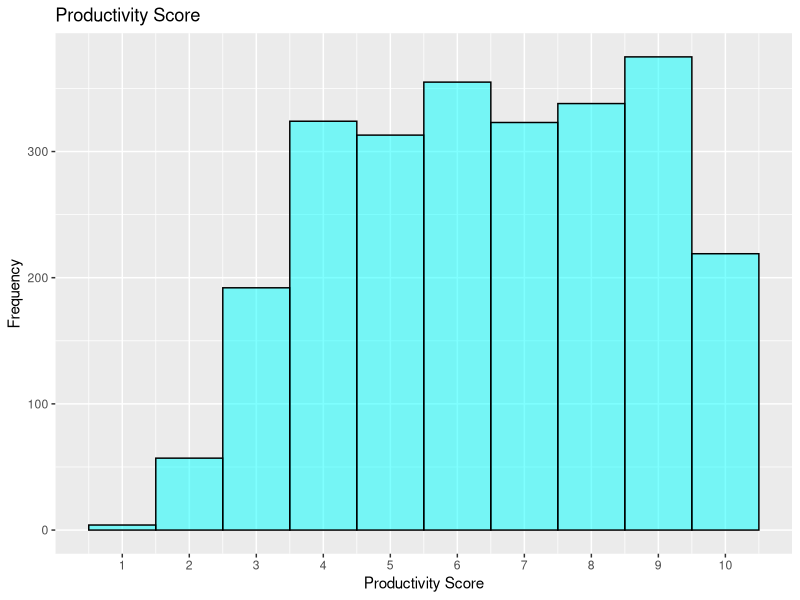
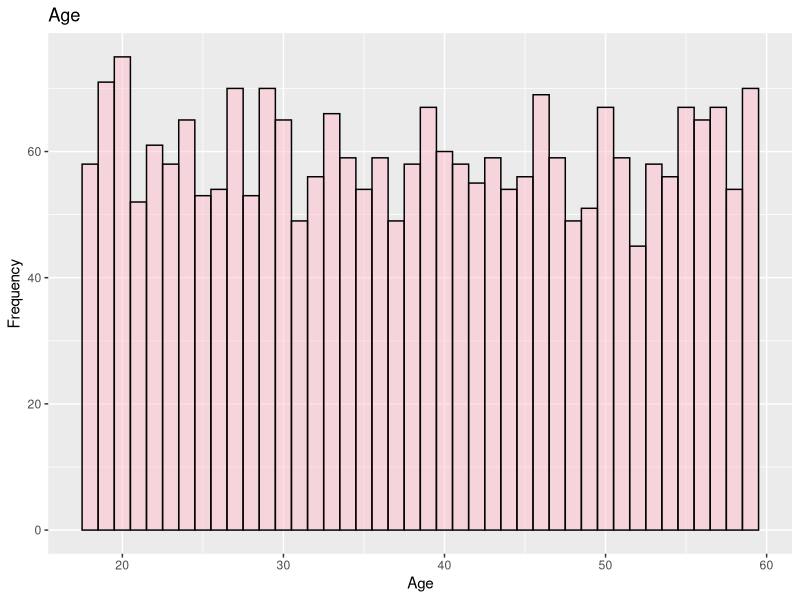
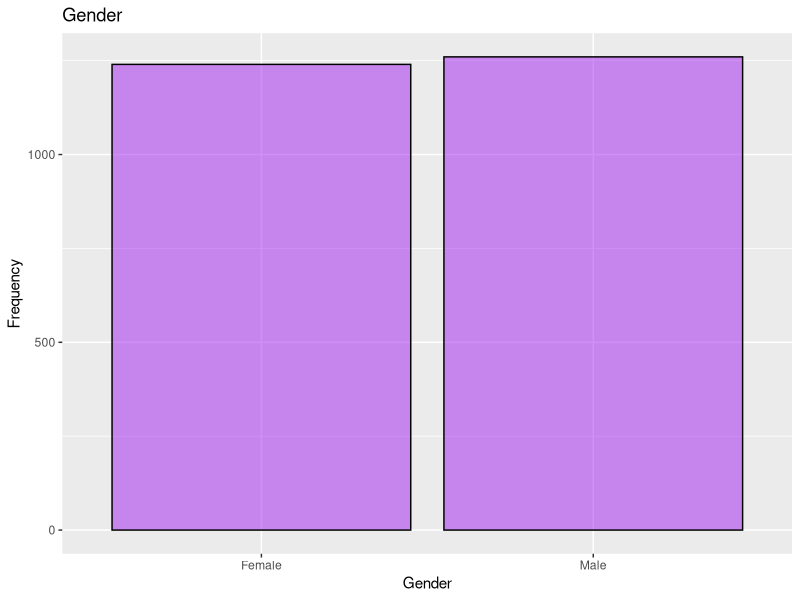
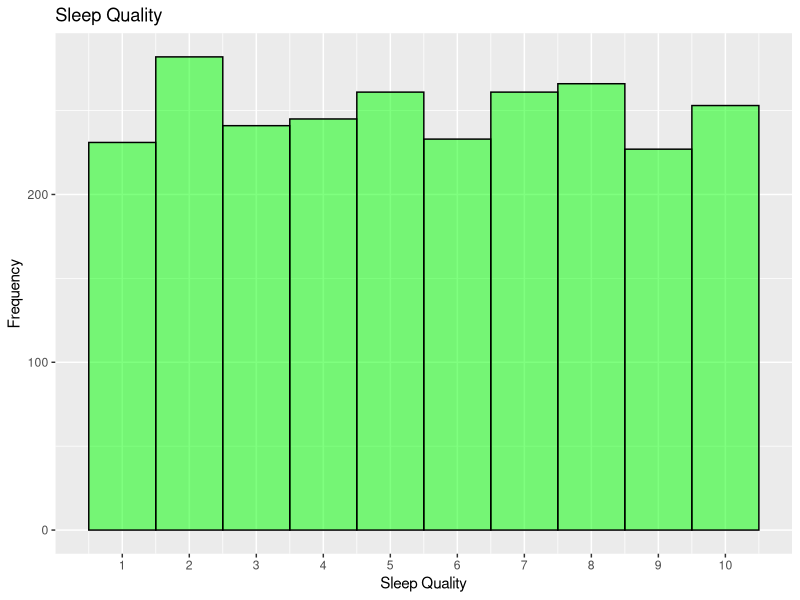
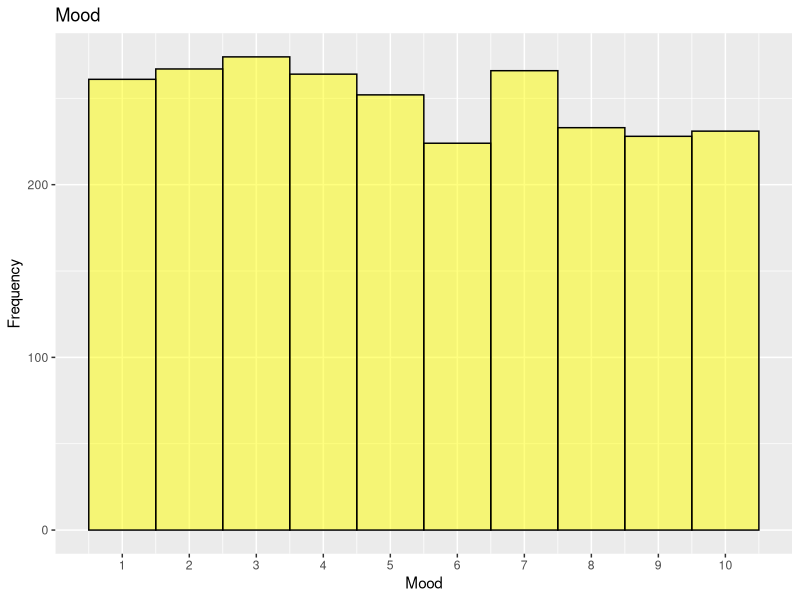
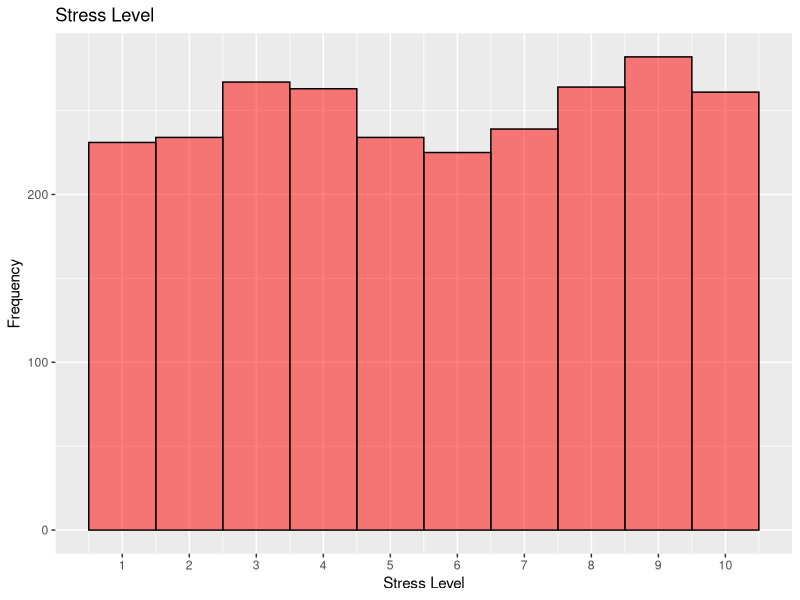
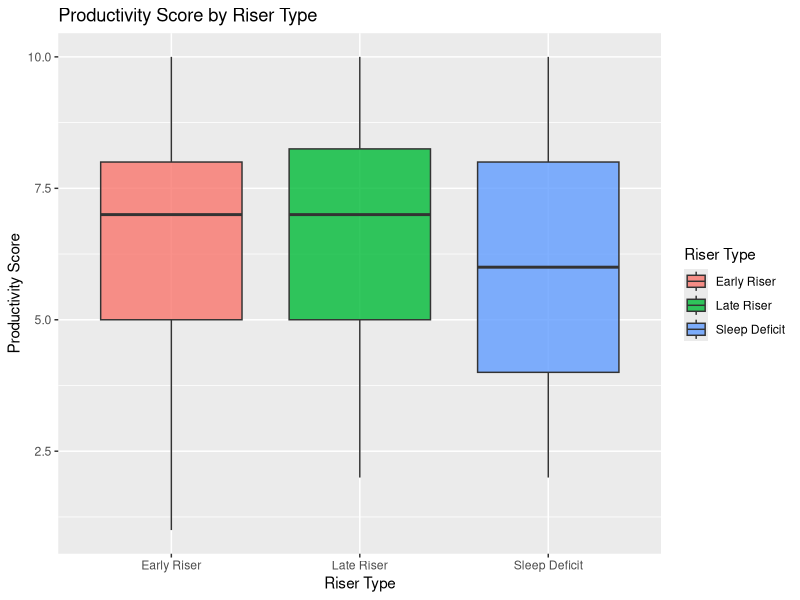
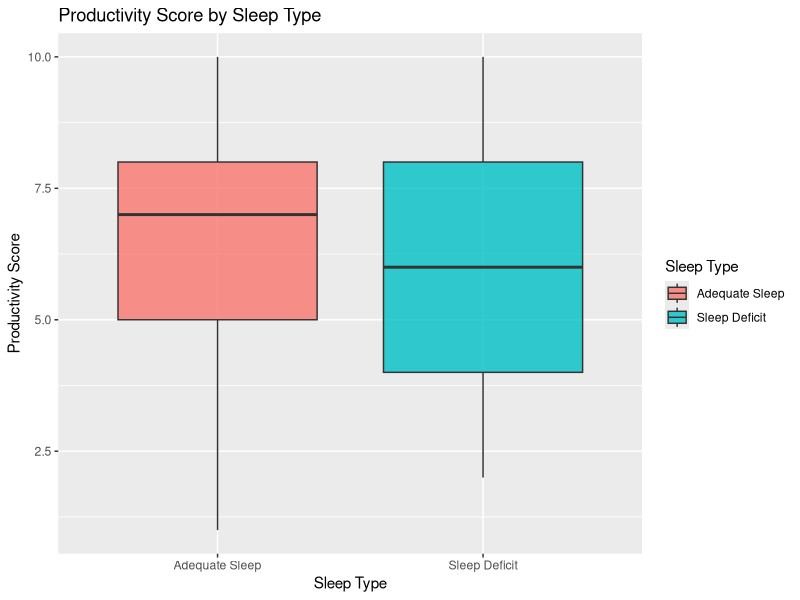

Source code (R) for these figures, in order:
## ---- chunk 1
library(tidyverse)
library(ggplot2)
df <- read_csv("data.csv")
head(df)
## ---- chunk 2
summary(df)
str(df)
## ---- chunk 3
colSums(is.na(df))
## ---- chunk 4
df <- df %>% rename(
  "ID" = "Person_ID",
  "Sleep Start" = "Sleep Start Time",
  "Sleep End" = "Sleep End Time",
  "Sleep Hours" = "Total Sleep Hours" ,
  "Exercise Time" = "Exercise (mins/day)",
  "Caffeine" = "Caffeine Intake (mg)",
  "Screen Time" = "Screen Time Before Bed (mins)",
  "Work Hours" = "Work Hours (hrs/day)",
  "Prod Score" = "Productivity Score",
  "Mood" = "Mood Score",
  "Stress" = "Stress Level"
)
## ---- chunk 5
df <- df[df$Gender != "Other", ]
## ---- chunk 6
length(unique(df$ID))
## ---- chunk 7
counts <- table(df$ID)
counts[counts > 3]
## ---- chunk 8
df[df$ID %in% c(5597),]
## ---- chunk 9
df$ID <- NULL
df$Date <- NULL
head(df)
## ---- chunk 10
ggplot(df, aes(x = `Prod Score`)) +
  geom_histogram(binwidth = 1, fill = "cyan", color = "black", alpha = 0.5) +
  scale_x_continuous(breaks = 1:10) +
  labs(
    title = "Productivity Score",
    x = "Productivity Score",
    y = "Frequency"
  )
## ---- chunk 11
ggplot(df, aes(x = `Age`)) +
  geom_histogram(binwidth = 1, fill = "pink", color = "black", alpha = 0.5) +
  labs(
    title = "Age",
    x = "Age",
    y = "Frequency"
  )
## ---- chunk 12
ggplot(df, aes(x = `Gender`)) +
  geom_histogram(stat = "count", fill = "purple", color = "black", alpha = 0.5) +
  labs(
    title = "Gender",
    x = "Gender",
    y = "Frequency"
  )
## ---- chunk 13
ggplot(df, aes(x = `Sleep Quality`)) +
  geom_histogram(binwidth = 1, fill = "green", color = "black", alpha = 0.5) +
  scale_x_continuous(breaks = 1:10) +
  labs(
    title = "Sleep Quality",
    x = "Sleep Quality",
    y = "Frequency"
  )
## ---- chunk 14
ggplot(df, aes(x = `Mood`)) +
  geom_histogram(binwidth = 1, fill = "yellow", color = "black", alpha = 0.5) +
  scale_x_continuous(breaks = 1:10) +
  labs(
    title = "Mood",
    x = "Mood",
    y = "Frequency"
  )
## ---- chunk 15
ggplot(df, aes(x = `Stress`)) +
  geom_histogram(binwidth = 1, fill = "red", color = "black", alpha = 0.5) +
  scale_x_continuous(breaks = 1:10) +
  labs(
    title = "Stress Level",
    x = "Stress Level",
    y = "Frequency"
  )
## ---- chunk 16
df <- df %>%
  mutate(`Riser Type` = case_when(
    `Sleep Hours` < 5.5 ~ "Sleep Deficit",
    `Sleep End` < 7 ~ "Early Riser",
    TRUE ~ "Late Riser"
  ))
head(df)
## ---- chunk 17
library(ggplot2)

# Create the boxplot
ggplot(df, aes(x = `Riser Type`, y = `Prod Score`, fill = `Riser Type`)) +
  geom_boxplot(alpha = 0.8) +
  labs(title = "Productivity Score by Riser Type",
       x = "Riser Type",
       y = "Productivity Score")
## ---- chunk 18
#extracting data
early_riser_data <- df[df$`Riser Type` == "Early Riser", "Prod Score"]
late_riser_data <- df[df$`Riser Type` == "Late Riser", "Prod Score"]
# Run t-test
t_test_result <- t.test(early_riser_data, late_riser_data)

# Print the result
print(t_test_result)
## ---- chunk 19
df <- df %>%
  mutate(`Sleep Type` = case_when(
    `Sleep Hours` < 5.5 ~ "Sleep Deficit",
    TRUE ~ "Adequate Sleep"
  ))
head(df)
## ---- chunk 20
# Create the boxplot
ggplot(df, aes(x = `Sleep Type`, y = `Prod Score`, fill = `Sleep Type`)) +
  geom_boxplot(alpha = 0.8) +
  labs(title = "Productivity Score by Sleep Type",
       x = "Sleep Type",
       y = "Productivity Score")
## ---- chunk 21
#extracting data
adq_sleep_data <- df[df$`Sleep Type` == "Adequate Sleep", "Prod Score"]
sleep_deficit_data <- df[df$`Sleep Type` == "Sleep Deficit", "Prod Score"]
print("Variance in adequate Sleep Data:")
var(adq_sleep_data$`Prod Score`)
print("Variance in Sleep deficit Data:", var(sleep_deficit_data$`Prod Score`))
var(sleep_deficit_data$`Prod Score`)
## ---- chunk 22
# Run t-test
t_test_result <- t.test(adq_sleep_data, sleep_deficit_data)

# Print the result
print(t_test_result)
## ---- chunk 23
df <- df %>%
  mutate(`Age Group` = case_when(
    `Age` <= 32 ~ "Young Adult",
    `Age` <= 46 ~ "Prime Adult",
    TRUE ~ "Mature Adult"
  ))
head(df)
## ---- chunk 24
# Create the boxplot
ggplot(df, aes(x = `Age Group`, y = `Prod Score`, fill = `Age Group`)) +
  geom_boxplot(alpha = 0.8) +
  labs(title = "Productivity Score by Age Group",
       x = "Age Group",
       y = "Productivity Score")
## ---- chunk 25
anova_result <- aov(`Prod Score` ~ `Age Group`, data = df)
summary(anova_result)
